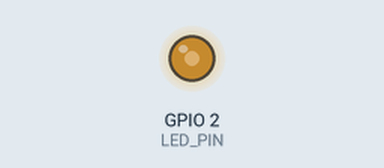
This sketch was run on a simulated ESP32. On the bench: output pins drawn as LEDs (lit = HIGH). What the sketch prints to the serial monitor is not drawn.

Above: at 0.05 s.
Timing chart, 0 to 13.4 s (numbered marks = the images above):
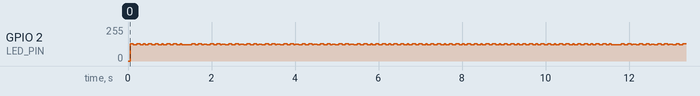

Measured:
- by itself, GPIO 2 (LED_PIN): moves between 121/255 and 128/255, repeating every 10.3 s

The sketch:

sketch_may7b.ino
```cpp
#define LED_PIN 2
void setup() {
   Serial.begin(115200);
    pinMode(LED_PIN, OUTPUT); }
     void loop() {
       Serial.println("Hello ESP32!");
        digitalWrite(LED_PIN, HIGH);
        delay(2);
         digitalWrite(LED_PIN, LOW);  delay(2);  }
```
